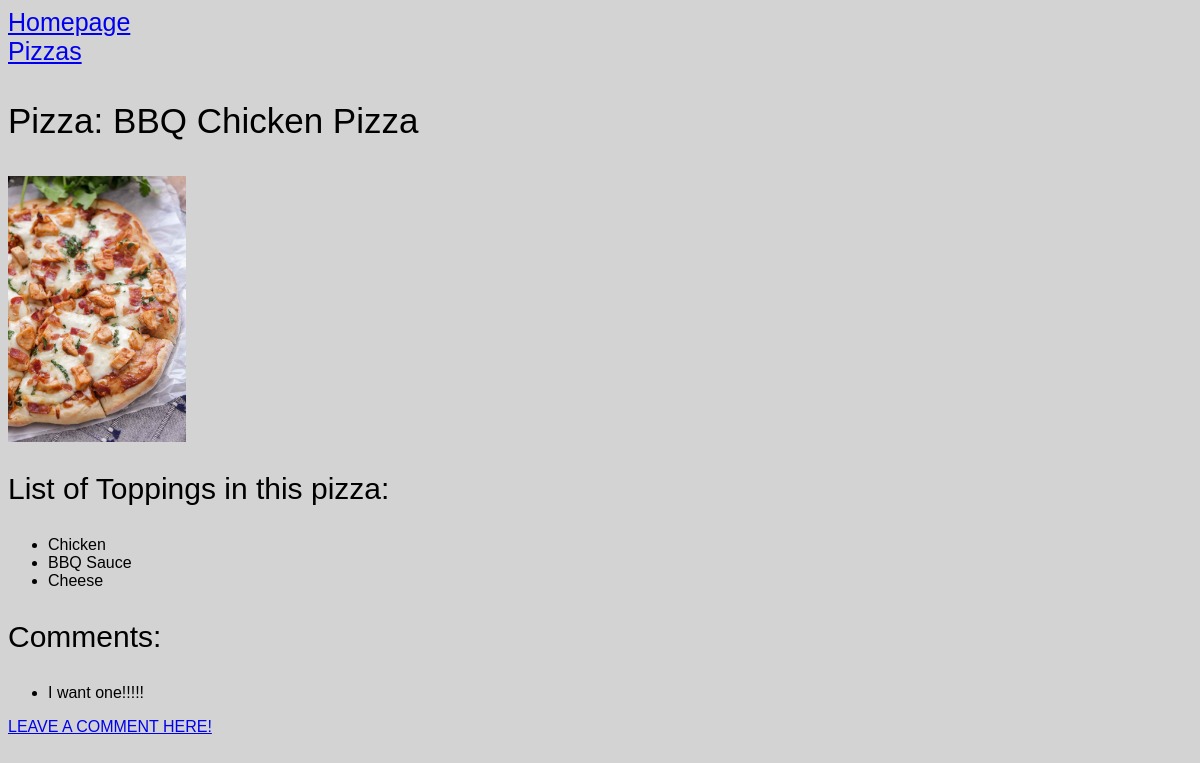
The page /pizs/5/ on the database its author committed.
### pizzas/models.py (models this page shows, shortened)
class Pizza(models.Model):
    pizza_name = models.CharField(max_length=200)
    def __str__(self):
        return self.pizza_name

class Image(models.Model):
    pizza_name = models.ForeignKey(Pizza, on_delete=models.CASCADE)
    image = models.ImageField(upload_to='images/')

class Topping(models.Model):
    pizza_name = models.ForeignKey(Pizza, on_delete=models.CASCADE)
    toppings = models.TextField()

class Comments(models.Model):
    pizza_name = models.ForeignKey(Pizza, related_name='details', on_delete=models.CASCADE)
    text = models.CharField(max_length=200)
    date_added = models.DateTimeField(auto_now_add=True,blank=True)

### pizzas/views.py (the view)
# urls.py: path('pizs/<int:pizza_name_id>/',views.pizza,name='pizza'),
def pizza(request, pizza_name_id):
    pizza_name = Pizza.objects.get(id=pizza_name_id)
    toppings = Topping.objects.filter(pizza_name=pizza_name)
    acomment = Comments.objects.filter(pizza_name=pizza_name_id)
    image= Image.objects.filter(pizza_name=pizza_name_id)
    context = {'pizza_name':pizza_name, 'toppings':toppings, 'acomment':acomment,'image':image}
    return render(request, 'pizzas/pizza.html', context)

### pizzas/templates/pizzas/pizza.html
{% extends "pizzas/base.html" %}
{% load static %}
{% block content %}
<link rel="stylesheet" href="{% static 'colors2.css' %}">
<p style="font-size:35px"> Pizza: {{ pizza_name }} </p>
{% for i in image %}
<div class="'col-md-4">
    <img src="{{ i.image.url }}" class="img-responsive" style="width: 15%; margin-right:10px;" />
</div>
{% empty %}
<p> No image yet </p>
{% endfor %}
<form method ='POST'>
    <p style="font-size:30px"> List of Toppings in this pizza: </p>
    <ul>
        {% for t in toppings %}
        <li> {{ t.toppings }} </li>
        {% empty %}
        <li> no toppings listed for this pizza </li>
        {% endfor %}
    </ul>
    <p style="font-size:30px"> Comments: </p>
    <ul>
        {% for c in acomment %}
        <li>{{ c.text }}</li>
        {% empty %}
        <p> No comments </p>
        {% endfor %}
    </ul>
    <p><a href="{% url 'pizzas:comments' pizza_name.id %}">LEAVE A COMMENT HERE!</a></p>
</form>
{% endblock content %}

### rows shown on the page
Pizza: pizza_name "BBQ Chicken Pizza"
Image: image (picture)
Topping: toppings "Chicken"
Topping: toppings "BBQ Sauce"
Topping: toppings "Cheese"
Comments: text "I want one!!!!!"
